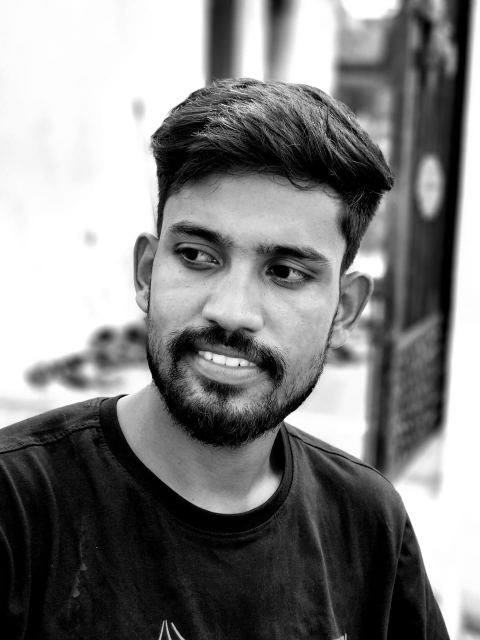
#> input picture backup_20250323_205738/Input_images/WhatsApp Image 2024-10-27 at 04.03.21_71b39d8c.jpg, 960 x 1280 px (shown at 1/2 size)
$ python -i image_restoration.py   (imports and definitions only)
#> lines starting #> are read from the running program, lines starting #| are printed output that depends on the picture; after the words box and inside, x2 and y2 are one past the last pixel; in counts of white or black regions, pixels touching at a corner belong together
#> further down, picture is the input picture: shape (1280, 960, 3); min 0, max 255, mean 129.1
import cv2
import numpy as np
from PIL import Image, ImageEnhance
import tensorflow as tf

def denoise_image(image, strength=10):
    """Apply non-local means denoising to the image."""
#> called with strength = 10
    return cv2.fastNlMeansDenoisingColored(image, None, strength, strength, 7, 21)

def sharpen_image(image, amount=1.5):
    """Sharpen the image using unsharp masking."""
#> called with amount = 1.5
    kernel = np.array([[-1,-1,-1],
                      [-1, 9,-1],
                      [-1,-1,-1]])
    return cv2.filter2D(image, -1, kernel)
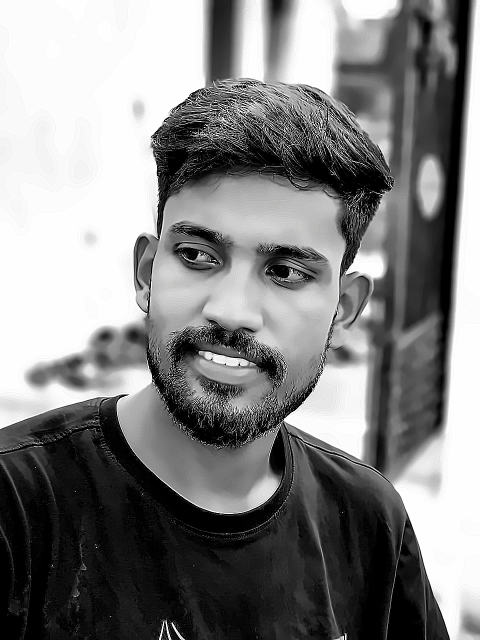
#> returned value: shape (1280, 960, 3) (shown at 1/2 size); mean of channels 0, 1, 2 130.6, 130.6, 130.6; drawn as B, G, R

# [11 lines left out: function upscale_image, not called in this run]

def enhance_details(image, amount=1.2):
    """Enhance image details using edge detection and blending."""
#> called with amount = 1.2
    # Convert to grayscale for edge detection
    gray = cv2.cvtColor(image, cv2.COLOR_RGB2GRAY)

    # Detect edges
    edges = cv2.Canny(gray, 100, 200)
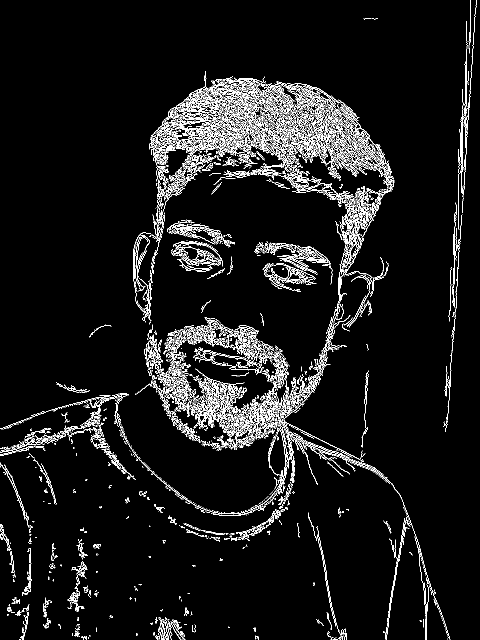
#> edges: shape (1280, 960) (shown at 1/2 size); 5.8% white in thin lines or dots

    # Create a mask from edges
    kernel = np.ones((3,3), np.uint8)
    mask = cv2.dilate(edges, kernel, iterations=1)
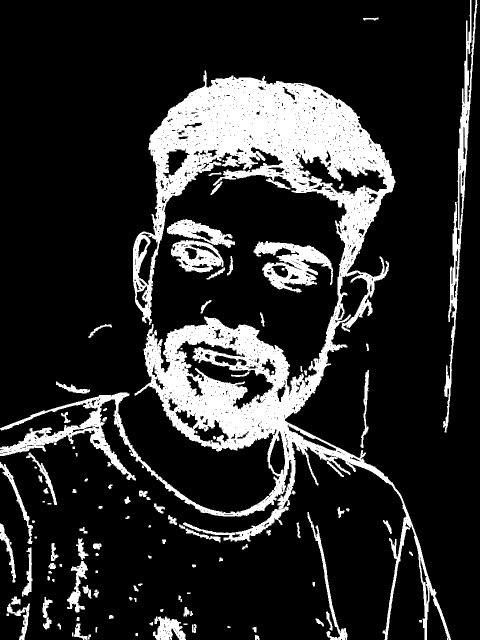
#> mask: shape (1280, 960) (shown at 1/2 size); 17.1% white; 122 white regions (8 under 20 px), largest, box (x1, y1, x2, y2) and area: (0, 141, 902, 1280) 166073, (886, 0, 955, 865) 8731, (507, 482, 666, 585) 7447

    # Enhance the image
    enhanced = cv2.convertScaleAbs(image, alpha=amount, beta=0)
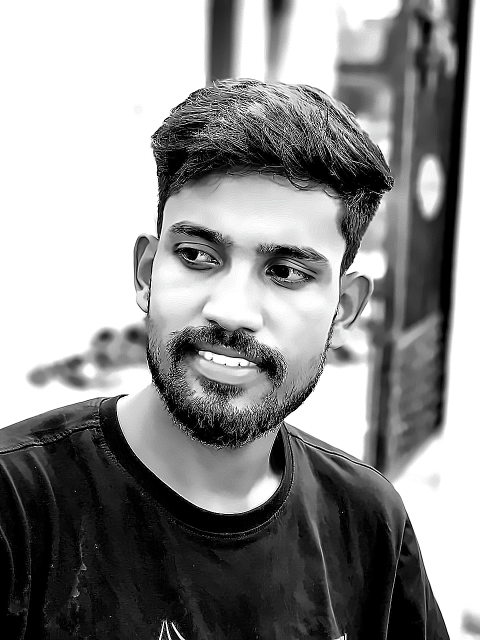
#> enhanced: shape (1280, 960, 3) (shown at 1/2 size); mean R, G, B 142.5, 142.6, 142.5

    # Blend enhanced image with original using edge mask
    result = cv2.addWeighted(image, 1, enhanced, amount-1, 0)

    return result

def restore_old_photo(image, denoise_strength=10, sharpen_amount=1.5):
    """Apply restoration techniques specifically for old photos."""
    # Denoise
    denoised = denoise_image(image, denoise_strength)

    # Sharpen
    sharpened = sharpen_image(denoised, sharpen_amount)

    # Enhance details
    enhanced = enhance_details(sharpened)

    return enhanced

# [43 lines left out: functions auto_enhance, apply_restoration_pipeline, not called in this run]

>>> import cv2
>>> picture = cv2.cvtColor(cv2.imread('../backup_20250323_205738/Input_images/WhatsApp Image 2024-10-27 at 04.03.21_71b39d8c.jpg'), cv2.COLOR_BGR2RGB)
>>> result = restore_old_photo(picture)

$ run again, on backup_20250323_205738/Input_images/WhatsApp Image 2024-10-27 at 04.05.21_4c97a42e.jpg
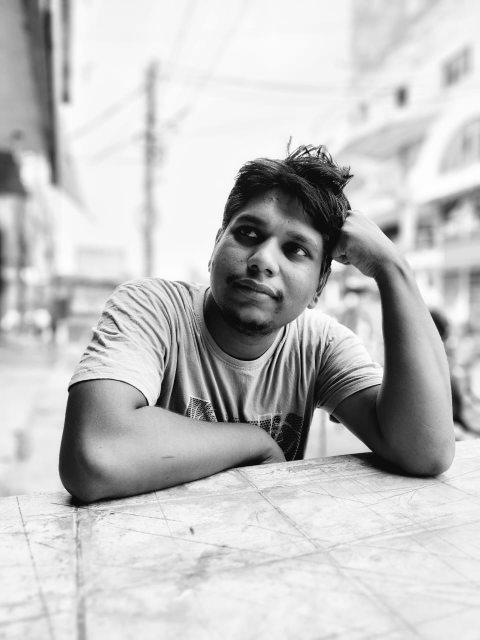
#> input picture backup_20250323_205738/Input_images/WhatsApp Image 2024-10-27 at 04.05.21_4c97a42e.jpg, 960 x 1280 px (shown at 1/2 size)
#> picture is the input picture: shape (1280, 960, 3); min 0, max 255, mean 193.9
#> in enhance_details, `edges = cv2.Canny(gray, 100, 200)`:
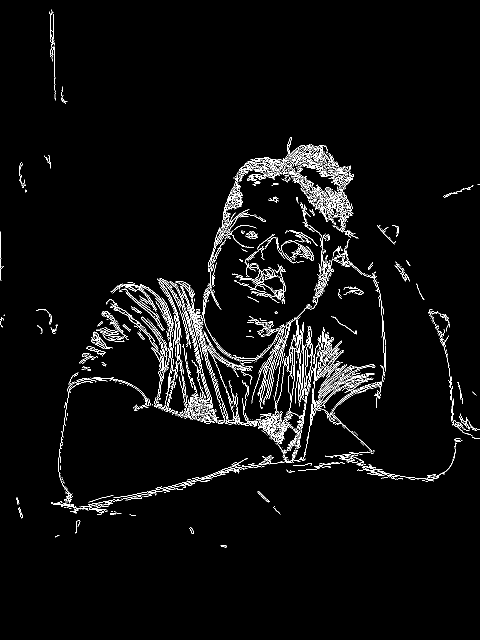
#> edges: shape (1280, 960) (shown at 1/2 size); 3.3% white in thin lines or dots, all inside (x1, y1, x2, y2) = (0, 19, 960, 1095)
#> mask: shape (1280, 960); 10% white; 61 white regions, largest, box (x1, y1, x2, y2) and area: (101, 273, 926, 1031) 99958, (463, 459, 637, 609) 6857, (855, 617, 960, 879) 2892
#> in enhance_details, `enhanced = cv2.convertScaleAbs(image, alpha=amount, beta=0)`:
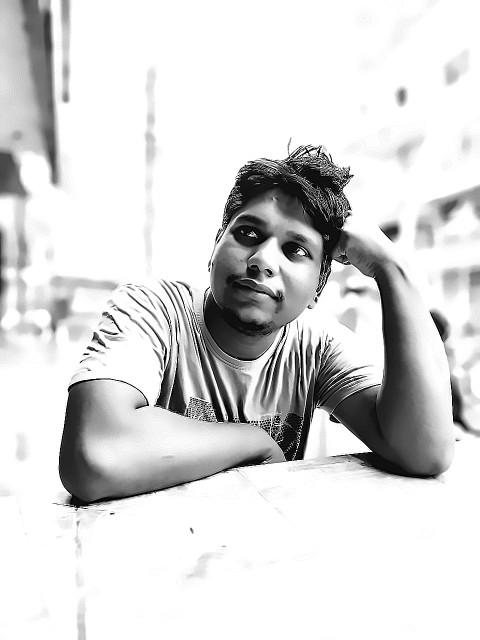
#> enhanced: shape (1280, 960, 3) (shown at 1/2 size); mean R, G, B 216, 216.1, 216.1

$ run again, on backup_20250323_205738/Input_images/WhatsApp Image 2024-10-27 at 04.06.35_47f1f379.jpg
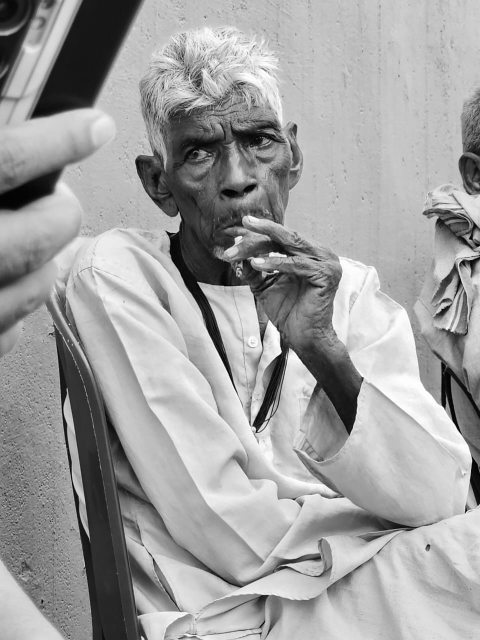
#> input picture backup_20250323_205738/Input_images/WhatsApp Image 2024-10-27 at 04.06.35_47f1f379.jpg, 960 x 1280 px (shown at 1/2 size)
#> picture is the input picture: shape (1280, 960, 3); min 0, max 255, mean 159.9
#> in enhance_details, `edges = cv2.Canny(gray, 100, 200)`:
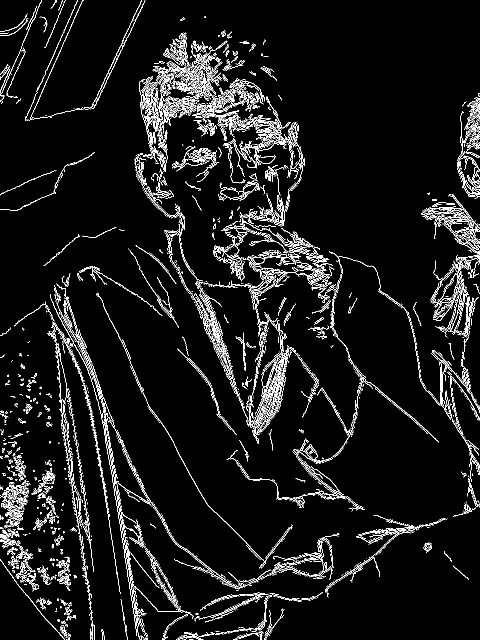
#> edges: shape (1280, 960) (shown at 1/2 size); 5.9% white in thin lines or dots
#> mask: shape (1280, 960); 18.2% white; 167 white regions (2 under 20 px), largest, box (x1, y1, x2, y2) and area: (267, 64, 960, 1035) 115346, (28, 566, 680, 1280) 38122, (0, 894, 79, 1184) 8915
#> in enhance_details, `enhanced = cv2.convertScaleAbs(image, alpha=amount, beta=0)`:
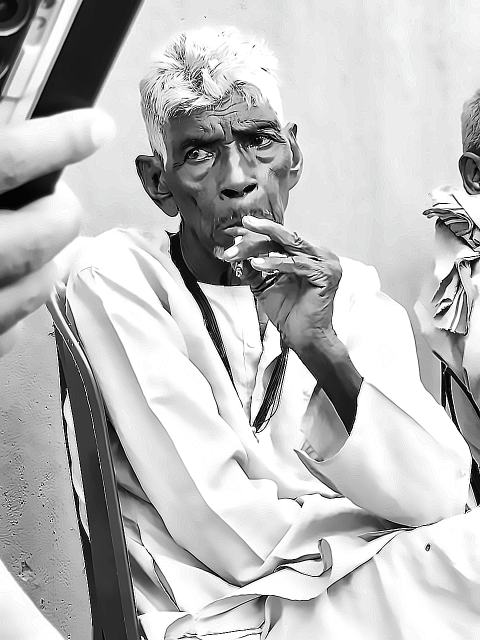
#> enhanced: shape (1280, 960, 3) (shown at 1/2 size); mean R, G, B 189, 189.1, 189.1

$ run again, on backup_20250323_205738/Input_images/WhatsApp Image 2024-10-27 at 04.07.33_f33546b2.jpg
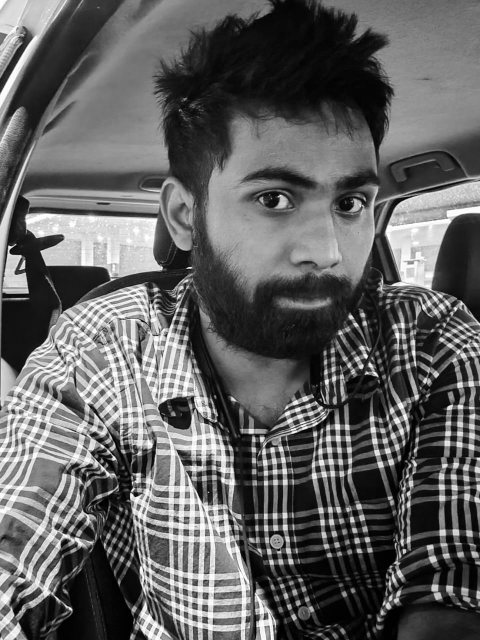
#> input picture backup_20250323_205738/Input_images/WhatsApp Image 2024-10-27 at 04.07.33_f33546b2.jpg, 960 x 1280 px (shown at 1/2 size)
#> picture is the input picture: shape (1280, 960, 3); min 0, max 255, mean 96.9
#> in enhance_details, `edges = cv2.Canny(gray, 100, 200)`:
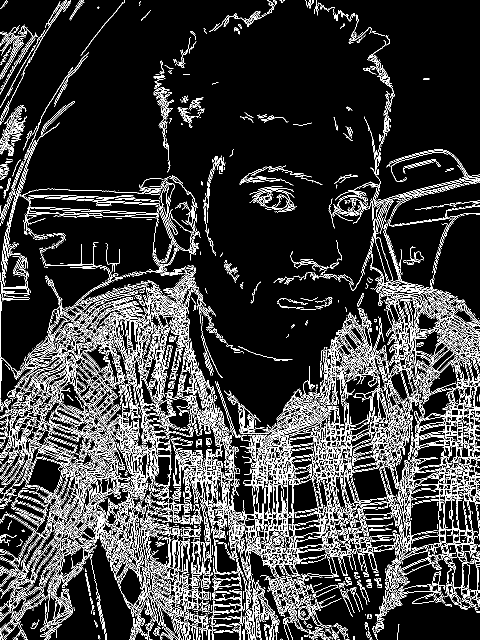
#> edges: shape (1280, 960) (shown at 1/2 size); 13.7% white in thin lines or dots
#> mask: shape (1280, 960); 40.4% white; 91 white regions (2 under 20 px), largest, box (x1, y1, x2, y2) and area: (0, 0, 960, 1280) 457947, (0, 0, 142, 250) 6974, (0, 209, 54, 313) 2996
#> in enhance_details, `enhanced = cv2.convertScaleAbs(image, alpha=amount, beta=0)`:
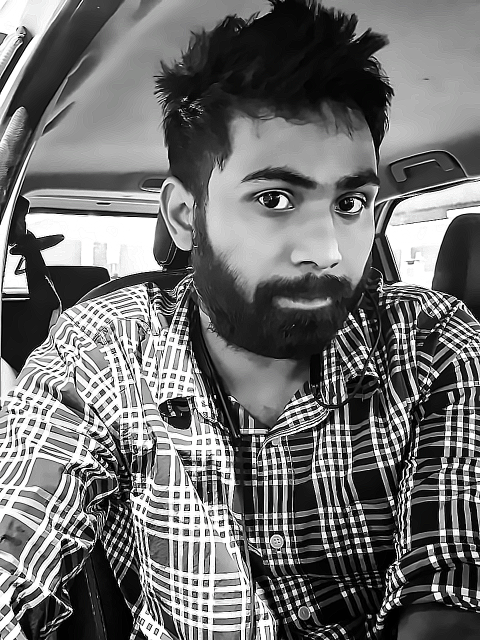
#> enhanced: shape (1280, 960, 3) (shown at 1/2 size); mean R, G, B 112.1, 112.2, 112.1
